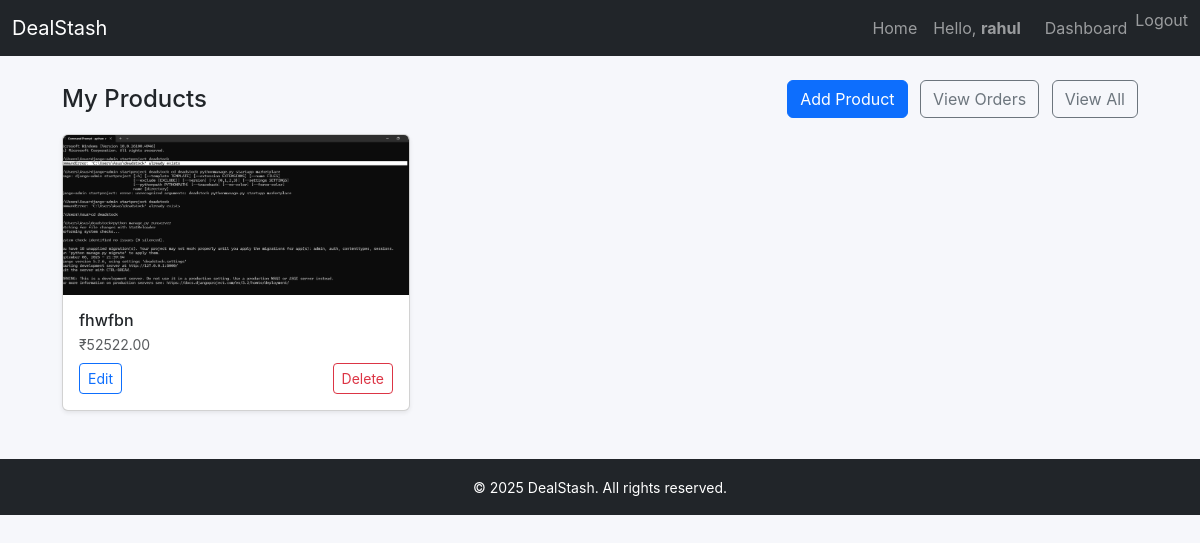
The app's page /seller/ (signed in) with its own data.
### marketplace/models.py (models this page shows, shortened)
class Product(models.Model):
    company = models.ForeignKey(Company, on_delete=models.CASCADE, related_name="products")
    name = models.CharField(max_length=200)
    description = models.TextField(blank=True)
    price = models.DecimalField(max_digits=10, decimal_places=2)
    image = models.ImageField(upload_to='product_images/', blank=True, null=True)
    created_at = models.DateTimeField(auto_now_add=True)

### marketplace/views.py (the view)
# urls.py: path('seller/', views.seller_dashboard, name='seller_dashboard'),
@login_required
def seller_dashboard(request):
    company = getattr(request.user, "company", None)
    if not company:
        messages.info(request, "Please complete seller signup to manage your products.")
        return redirect("seller_signup")
    products = company.products.all().order_by("-created_at")
    return render(request, "marketplace/seller_dashboard.html", {"products": products})

### marketplace/templates/marketplace/seller_dashboard.html (shortened to what this page needs)
{% extends "marketplace/base.html" %}
{% block content %}
<div class="d-flex justify-content-between align-items-center mb-3">
  <h1 class="h4 mb-0">My Products</h1>
  <div>
    <a class="btn btn-primary" href="{% url 'product_create' %}">Add Product</a>
    <a class="btn btn-outline-secondary ms-2" href="{% url 'seller_orders' %}">View Orders</a>
    <a class="btn btn-outline-secondary ms-2" href="{% url 'product_list' %}">View All</a>
  </div>
</div>
{% if products %}
  <div class="row g-3">
    {% for product in products %}
      <div class="col-12 col-md-6 col-lg-4">
        <div class="card h-100 shadow-sm">
          {% if product.image %}
            <img src="{{ product.image.url }}" class="card-img-top" style="height:160px;object-fit:cover;">
          {% else %}
            <div class="p-5 text-center text-muted">No image</div>
          {% endif %}
          <div class="card-body d-flex flex-column">
            <h6 class="mb-1">{{ product.name }}</h6>
            <p class="text-muted small mb-2">₹{{ product.price }}</p>
            <div class="mt-auto d-flex justify-content-between">
              <a class="btn btn-sm btn-outline-primary" href="{% url 'product_edit' product.pk %}">Edit</a>
              <form method="post" action="{% url 'product_delete' product.pk %}" style="display:inline;">
                <button class="btn btn-sm btn-outline-danger" type="submit">Delete</button>
              </form>
            </div>
          </div>
        </div>
      </div>
    {% endfor %}
  </div>
{% else %}
  <div class="alert alert-info">You have no products yet. Click Add Product to create one.</div>
{% endif %}
{% endblock %}

### marketplace/templates/marketplace/base.html (shortened to what this page needs)
{% load static %}
<!DOCTYPE html>
<html lang="en">
<head>
  <link href="https://cdn.jsdelivr.net/npm/bootstrap@5.3.2/dist/css/bootstrap.min.css" rel="stylesheet">
  <link rel="stylesheet" href="{% static 'css/site.css' %}">
</head>
<body>
  <nav class="navbar navbar-expand-lg navbar-dark bg-dark">
    <div class="container-fluid">
      <a class="navbar-brand" href="{% url 'product_list' %}">DealStash</a>
      <div class="collapse navbar-collapse" id="navbarNav">
        <ul class="navbar-nav ms-auto">
          <li class="nav-item"><a class="nav-link" href="{% url 'product_list' %}">Home</a></li>
          {% if user.is_authenticated %}
            <li class="nav-item me-2">
              <span class="nav-link">Hello, <strong>{{ user.username }}</strong></span>
            </li>
            {% if user.company %}
              <li class="nav-item"><a class="nav-link" href="{% url 'seller_dashboard' %}">Dashboard</a></li>
            {% endif %}
            <li class="nav-item">
              <form id="logout-form" method="post" action="{% url 'logout' %}" style="display:inline;">
                <button type="submit" class="nav-link btn btn-link" style="padding:0; border:none;">Logout</button>
              </form>
            </li>
          {% else %}
            <li class="nav-item"><a class="nav-link" href="{% url 'login' %}">Login</a></li>
            <li class="nav-item"><a class="nav-link" href="{% url 'seller_signup' %}">Sign Up</a></li>
          {% endif %}
        </ul>
      </div>
    </div>
  </nav>
  <div class="container mt-4">
    {% block content %}
    {% endblock %}
  </div>
  <footer class="bg-dark text-white text-center py-3 mt-5">
    <small>&copy; 2025 DealStash. All rights reserved.</small>
  </footer>
</body>
</html>

### static/css/site.css (style rules this page uses)
body { font-family: Inter, "Segoe UI", Roboto, Arial, sans-serif; background: #f6f7fb; color:#212529; }
.container { max-width:1100px; }

### records on screen
Product: image (picture), name "fhwfbn", price "52522.00"

### other values on screen
{{ user.username }} "rahul"
